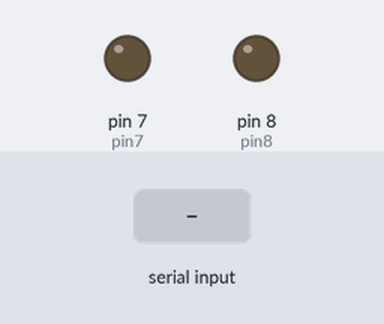
The sketch below on a simulated Arduino Uno, built with avr-gcc and run on an emulated ATmega328P. Parts: output pins drawn as LEDs (lit = HIGH). The inputs (shaded band) are chosen by the test bench.

Above: at 1.2 s.
1.3 s: "1" received over Serial
At 2.4 s:
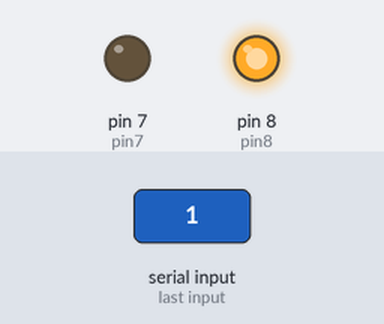
2.8 s: "0" received over Serial
At 3.5 s:
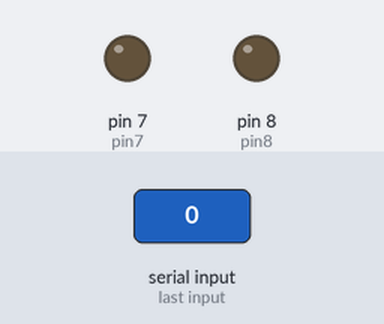
Timing chart, 0 to 5.8 s (numbered marks = the images above; inputs shaded):
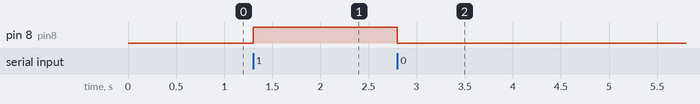

Measured:
- after the input at 1.3 s, pin 8 (pin8): LOW → HIGH at once
- after the input at 2.8 s, pin 8 (pin8): HIGH → LOW at once

The sketch:

Quesos.ino
```cpp
int pin8 = 8;
int pin7= 7;
void setup() {
  Serial.begin(9600);
  pinMode(pin7, OUTPUT);
  pinMode(pin8,OUTPUT);
}

void loop() {
  if(Serial.available())
  {
    switch(Serial.read())
    {
      case '0':
      digitalWrite(pin8,LOW);
      digitalWrite(pin7,LOW);
      break;
      case '1':
      digitalWrite(pin8,HIGH);
      digitalWrite(pin7,LOW);
      break;
      default: break;
    }
  }
}
```
